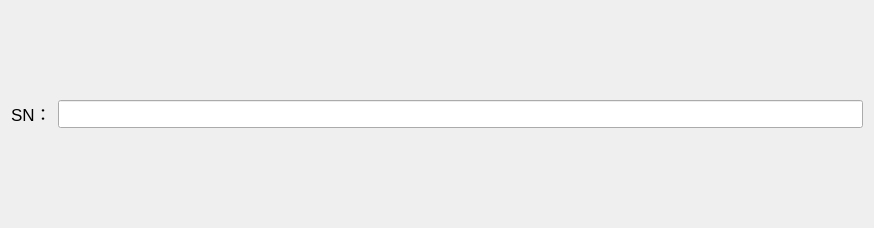
<?xml version="1.0" encoding="UTF-8"?>
<ui version="4.0">
 <class>SN</class>
 <widget class="QDialog" name="SN">
  <property name="geometry">
   <rect>
    <x>0</x>
    <y>0</y>
    <width>874</width>
    <height>228</height>
   </rect>
  </property>
  <property name="windowTitle">
   <string>SN</string>
  </property>
  <layout class="QGridLayout" name="gridLayout">
   <item row="0" column="0">
    <widget class="QLabel" name="lb_sn">
     <property name="sizePolicy">
      <sizepolicy hsizetype="Preferred" vsizetype="Fixed">
       <horstretch>0</horstretch>
       <verstretch>0</verstretch>
      </sizepolicy>
     </property>
     <property name="font">
      <font>
       <pointsize>13</pointsize>
      </font>
     </property>
     <property name="text">
      <string>SN：</string>
     </property>
    </widget>
   </item>
   <item row="0" column="1">
    <widget class="QLineEdit" name="le_sn">
     <property name="font">
      <font>
       <pointsize>13</pointsize>
      </font>
     </property>
    </widget>
   </item>
  </layout>
 </widget>
 <resources/>
 <connections/>
</ui>
